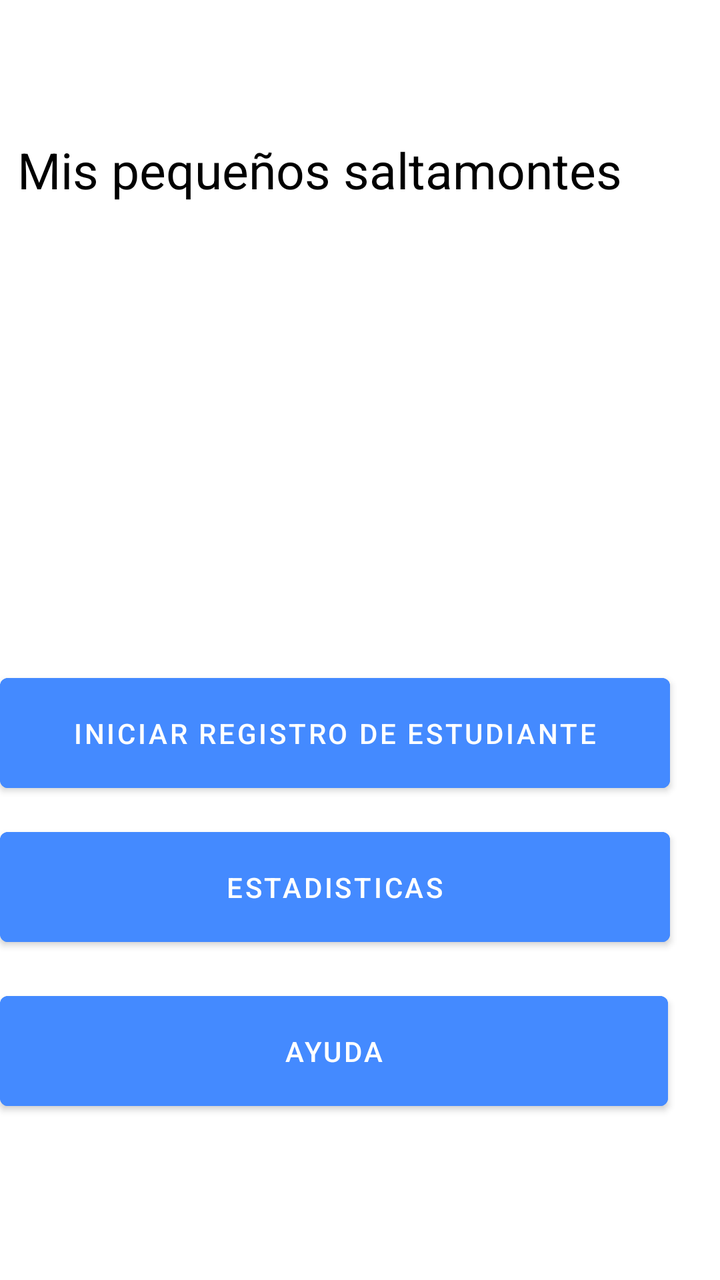
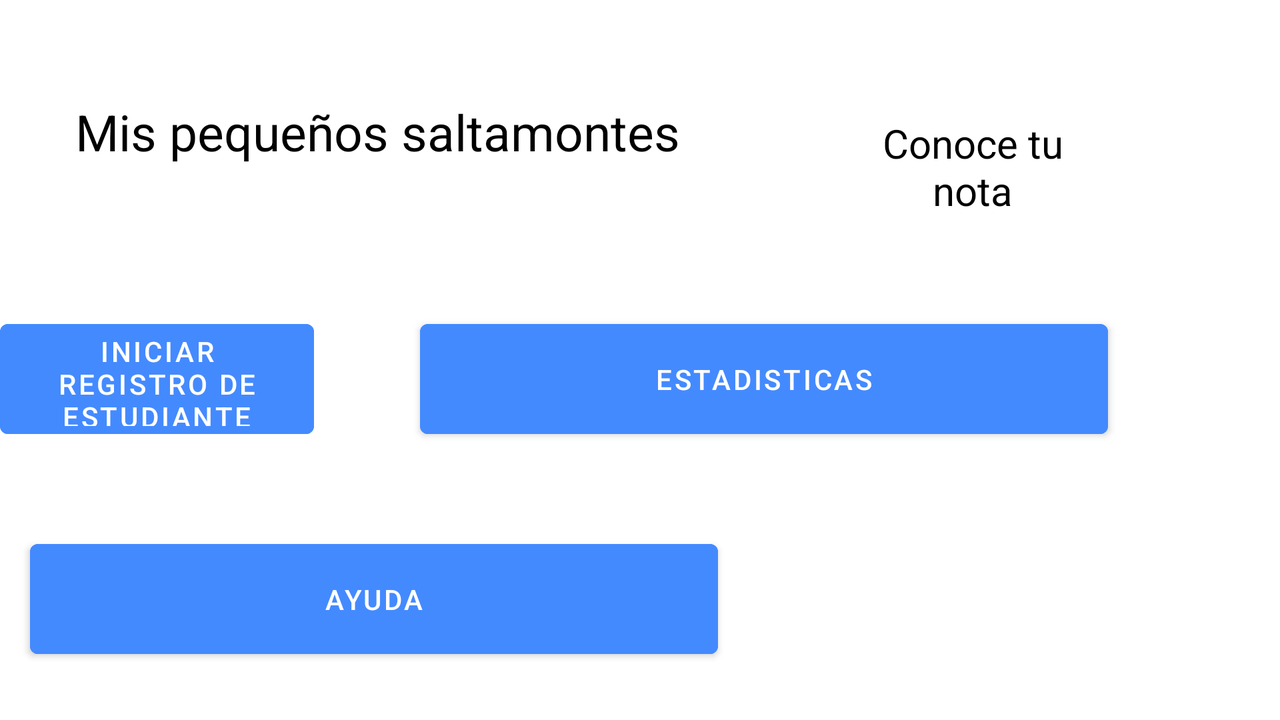

Compare how this app lays out the same screen by default and in its alternative resource folder. The renders come first, then the two layout files and the values they reference.
<!-- AndroidManifest.xml: application theme Theme.RegistroDeEstudiantes -->
<!-- res/layout/activity_main.xml -->
<?xml version="1.0" encoding="utf-8"?>
<RelativeLayout xmlns:android="http://schemas.android.com/apk/res/android"
    xmlns:tools="http://schemas.android.com/tools"
    android:layout_width="match_parent"
    android:layout_height="match_parent"
    tools:context=".MainActivity">

    <Button
        android:id="@+id/btnInicioRegistro"
        android:layout_width="344dp"
        android:layout_height="67dp"

        android:layout_alignParentTop="true"
        android:layout_alignParentEnd="true"
        android:layout_marginTop="333dp"
        android:layout_marginEnd="25dp"
        android:backgroundTint="@color/lightblueColor"
        android:text="@string/InicioRegistro" />

    <Button
        android:id="@+id/btnAyuda"
        android:layout_width="344dp"
        android:layout_height="67dp"
        android:layout_alignParentTop="true"
        android:layout_alignParentEnd="true"
        android:layout_marginTop="492dp"
        android:layout_marginEnd="26dp"
        android:backgroundTint="@color/lightblueColor"
        android:text="@string/ayuda" />

    <Button
        android:id="@+id/btnEstadisticas"
        android:layout_width="344dp"
        android:layout_height="67dp"
        android:layout_alignParentTop="true"
        android:layout_alignParentEnd="true"
        android:layout_marginTop="410dp"
        android:layout_marginEnd="25dp"
        android:backgroundTint="@color/lightblueColor"
        android:text="@string/estadisticas" />

    <TextView
        android:id="@+id/txtTitle"
        android:layout_width="wrap_content"
        android:layout_height="wrap_content"
        android:layout_alignParentTop="true"
        android:layout_alignParentEnd="true"
        android:layout_marginTop="68dp"
        android:layout_marginEnd="49dp"
        android:text="@string/Title"
        android:textColor="@color/black"
        android:textColorHint="@color/white"


        android:textSize="25dp" />

</RelativeLayout>
<!-- resources referenced by this layout -->
<resources>
  <color name="black">#FF000000</color>
  <color name="lightblueColor">#448AFF</color>
  <color name="white">#FFFFFFFF</color>
  <string name="InicioRegistro">Iniciar registro de estudiante</string>
  <string name="Title">Mis pequeños saltamontes</string>
  <string name="ayuda">Ayuda</string>
  <string name="estadisticas">Estadisticas</string>
  <style name="Theme.RegistroDeEstudiantes" parent="Theme.MaterialComponents.DayNight.NoActionBar">
          
          <item name="colorPrimary">@color/lightblueColor</item>
          <item name="colorPrimaryVariant">@color/lightblueColor</item>
          <item name="colorOnPrimary">@color/white</item>
          
          <item name="colorSecondary">@color/teal_200</item>
          <item name="colorSecondaryVariant">@color/teal_700</item>
          <item name="colorOnSecondary">@color/black</item>
          
          <item name="android:statusBarColor" tools:targetApi="l">?attr/colorPrimaryVariant</item>
          
          <item name="android:bottom">@color/white</item>
      </style>
  <color name="teal_200">#FF03DAC5</color>
  <color name="teal_700">#FF018786</color>
</resources>
<!-- res/layout-land/activity_main.xml (the repository's variant of the layout above) -->
<!-- drawn on the phone turned sideways -->
<?xml version="1.0" encoding="utf-8"?>
<RelativeLayout xmlns:android="http://schemas.android.com/apk/res/android"
    xmlns:tools="http://schemas.android.com/tools"
    android:layout_width="match_parent"
    android:layout_height="match_parent"
    xmlns:app="http://schemas.android.com/apk/res-auto"
    tools:context=".MainActivity">

    <Button
        android:id="@+id/btnInicioRegistro"
        android:layout_width="344dp"
        android:layout_height="67dp"

        android:layout_alignParentTop="true"
        android:layout_alignParentEnd="true"
        android:layout_marginTop="156dp"
        android:layout_marginEnd="483dp"
        android:backgroundTint="@color/lightblueColor"
        android:text="@string/InicioRegistro" />

    <Button
        android:id="@+id/btnAyuda"
        android:layout_width="344dp"
        android:layout_height="67dp"
        android:layout_alignParentTop="true"
        android:layout_alignParentEnd="true"
        android:layout_marginTop="266dp"
        android:layout_marginEnd="281dp"
        android:backgroundTint="@color/lightblueColor"
        android:text="@string/ayuda" />

    <Button
        android:id="@+id/btnEstadisticas"
        android:layout_width="344dp"
        android:layout_height="67dp"
        android:layout_alignParentTop="true"
        android:layout_alignParentEnd="true"
        android:layout_marginTop="156dp"
        android:layout_marginEnd="86dp"
        android:backgroundTint="@color/lightblueColor"
        android:text="@string/estadisticas" />

    <TextView
        android:id="@+id/txtTitle"
        android:layout_width="wrap_content"
        android:layout_height="wrap_content"
        android:layout_alignParentTop="true"
        android:layout_alignParentEnd="true"
        android:layout_marginTop="49dp"
        android:layout_marginEnd="300dp"
        android:text="@string/Title"
        android:textColor="@color/black"
        android:textColorHint="@color/white"


        android:textSize="25dp" />

    <ImageView
        android:id="@+id/imageView"
        android:layout_width="248dp"
        android:layout_height="154dp"
        android:layout_alignParentTop="true"
        android:layout_alignParentEnd="true"
        android:layout_marginTop="10dp"
        android:layout_marginEnd="27dp"
        app:srcCompat="@drawable/purepng_com_sticy_notesnotessticy_notespaperklebezettelstick_paper_551521126259xov3h" />

    <TextView
        android:id="@+id/textView3"
        android:layout_width="119dp"
        android:layout_height="52dp"
        android:layout_alignParentTop="true"
        android:layout_alignParentEnd="true"
        android:layout_marginTop="58dp"
        android:layout_marginEnd="94dp"
        android:text="@string/promedio"
        android:textAlignment="center"
        android:textColor="@color/black"
        android:textSize="20sp" />

</RelativeLayout>
<!-- resources referenced by the variant -->
<!-- as the phone turned sideways resolves them -->
<resources>
  <color name="black">#FF000000</color>
  <color name="lightblueColor">#448AFF</color>
  <color name="white">#FFFFFFFF</color>
  <string name="InicioRegistro">Iniciar registro de estudiante</string>
  <string name="Title">Mis pequeños saltamontes</string>
  <string name="ayuda">Ayuda</string>
  <string name="estadisticas">Estadisticas</string>
  <string name="promedio">Conoce tu nota</string>
  <style name="Theme.RegistroDeEstudiantes" parent="Theme.MaterialComponents.DayNight.NoActionBar">
          
          <item name="colorPrimary">@color/lightblueColor</item>
          <item name="colorPrimaryVariant">@color/lightblueColor</item>
          <item name="colorOnPrimary">@color/white</item>
          
          <item name="colorSecondary">@color/teal_200</item>
          <item name="colorSecondaryVariant">@color/teal_700</item>
          <item name="colorOnSecondary">@color/black</item>
          
          <item name="android:statusBarColor" tools:targetApi="l">?attr/colorPrimaryVariant</item>
          
          <item name="android:bottom">@color/white</item>
      </style>
  <color name="teal_200">#FF03DAC5</color>
  <color name="teal_700">#FF018786</color>
</resources>
